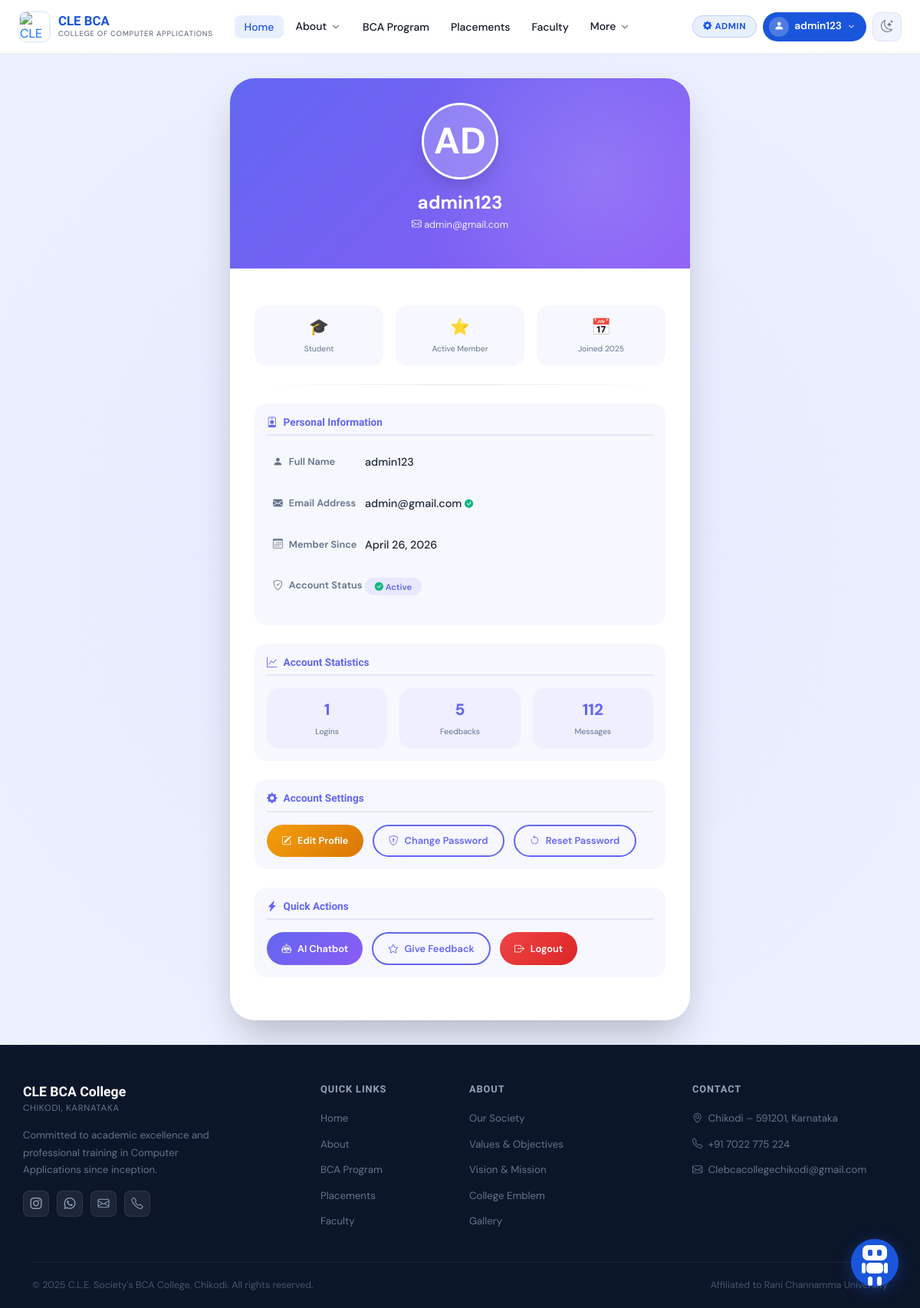
Page /profile/ (signed in) on the committed database.
### myapp/models.py (models this page shows, shortened)
class CustomUser(AbstractBaseUser, PermissionsMixin):
    GENDER_CHOICES = [
        ('male',   'Male'),
        ('female', 'Female'),
        ('other',  'Other'),
    ]
    email    = models.EmailField(unique=True)
    username = models.CharField(max_length=150, unique=True, blank=True)
    name     = models.CharField(max_length=100)
    contact = models.CharField(max_length=15, blank=True, null=True)
    age     = models.PositiveIntegerField(null=True, blank=True)
    gender  = models.CharField(max_length=10, choices=GENDER_CHOICES, blank=True, null=True)
    is_active    = models.BooleanField(default=True)
    is_staff     = models.BooleanField(default=False)
    is_admin     = models.BooleanField(default=False)
    date_joined  = models.DateTimeField(default=timezone.now)
    USERNAME_FIELD  = 'email'
    REQUIRED_FIELDS = ['name']
    objects = CustomUserManager()
    class Meta:
        verbose_name        = 'User'
        verbose_name_plural = 'Users'
        ordering            = ['email']

### myapp/views.py (the view)
# urls.py: path('profile/',      profile_view, name='profile'),
@login_required
def profile_view(request):
    return render(request, 'account/profile.html', {'user': request.user})

### templates/account/profile.html (shortened to what this page needs)
{% extends "base.html" %}
{% load static %}
{% block content %}
<div class="profile-wrapper">
    <div class="profile-card">
        <div class="profile-header">
            <div class="avatar-container">
                <div class="profile-avatar">
                    {{ user.name|slice:":1"|upper }}{{ user.name|slice:"1:2"|upper }}
                </div>
            </div>
            <h2>{{ user.name }}</h2>
            <p><i class="bi bi-envelope"></i> {{ user.email }}</p>
        </div>
        <div class="profile-body">
            <div class="stats-row">
                <div class="stat-item">
                    <span class="stat-number">🎓</span>
                    <span class="stat-label">Student</span>
                </div>
                <div class="stat-item">
                    <span class="stat-number">⭐</span>
                    <span class="stat-label">Active Member</span>
                </div>
                <div class="stat-item">
                    <span class="stat-number">📅</span>
                    <span class="stat-label">Joined 2025</span>
                </div>
            </div>
            <div class="divider"></div>
            <div class="info-section">
                <div class="section-title">
                    <i class="bi bi-person-badge"></i>
                    Personal Information
                </div>
                <div class="info-row">
                    <div class="info-label">
                        <i class="bi bi-person-fill"></i> Full Name
                    </div>
                    <div class="info-value">{{ user.name }}</div>
                </div>
                <div class="info-row">
                    <div class="info-label">
                        <i class="bi bi-envelope-fill"></i> Email Address
                    </div>
                    <div class="info-value">
                        {{ user.email }}
                        <i class="bi bi-check-circle-fill" data-bs-toggle="tooltip" title="Verified"></i>
                    </div>
                </div>
                <div class="info-row">
                    <div class="info-label">
                        <i class="bi bi-calendar3"></i> Member Since
                    </div>
                    <div class="info-value">{{ user.date_joined|date:"F d, Y" }}</div>
                </div>
                <div class="info-row">
                    <div class="info-label">
                        <i class="bi bi-shield-check"></i> Account Status
                    </div>
                    <div class="info-value">
                        <span class="badge-custom">
                            <i class="bi bi-check-circle-fill"></i> Active
                        </span>
                    </div>
                </div>
            </div>
            <div class="info-section">
                <div class="section-title">
                    <i class="bi bi-graph-up"></i>
                    Account Statistics
                </div>
                <div class="stats-row">
                    <div class="stat-item">
                        <span class="stat-number" id="loginCount">0</span>
                        <span class="stat-label">Logins</span>
                    </div>
                    <div class="stat-item">
                        <span class="stat-number" id="feedbackCount">0</span>
                        <span class="stat-label">Feedbacks</span>
                    </div>
                    <div class="stat-item">
                        <span class="stat-number" id="chatCount">0</span>
                        <span class="stat-label">Messages</span>
                    </div>
                </div>
            </div>
            <div class="info-section">
                <div class="section-title">
                    <i class="bi bi-gear-fill"></i>
                    Account Settings
                </div>
                <div class="button-group">
                    <a href="{% url 'edit_profile' %}" class="btn-custom btn-warning-custom">
                        <i class="bi bi-pencil-square"></i> Edit Profile
                    </a>
                    <a href="{% url 'change_password' %}" class="btn-custom btn-outline-custom">
                        <i class="bi bi-shield-lock"></i> Change Password
                    </a>
                    <a href="{% url 'password_reset' %}" class="btn-custom btn-outline-custom">
                        <i class="bi bi-arrow-counterclockwise"></i> Reset Password
                    </a>
                </div>
            </div>
            <div class="info-section">
                <div class="section-title">
                    <i class="bi bi-lightning-charge-fill"></i>
                    Quick Actions
                </div>
                <div class="button-group">
                    <a href="{% url 'dashboard' %}" class="btn-custom btn-primary-custom">
                        <i class="bi bi-robot"></i> AI Chatbot
                    </a>
                    <a href="{% url 'feedback' %}" class="btn-custom btn-outline-custom">
                        <i class="bi bi-star"></i> Give Feedback
                    </a>
                    <a href="#" class="btn-custom btn-danger-custom" id="logoutBtn">
                        <i class="bi bi-box-arrow-right"></i> Logout
                    </a>
                </div>
            </div>
        </div>
    </div>
</div>
{% endblock %}

### templates/base.html (shortened to what this page needs)
{% load static %}
<!doctype html>
<html lang="en">
<head>
<link href="https://cdn.jsdelivr.net/npm/bootstrap@5.3.3/dist/css/bootstrap.min.css" rel="stylesheet">
<link href="https://cdn.jsdelivr.net/npm/bootstrap-icons@1.11.3/font/bootstrap-icons.min.css" rel="stylesheet">
</head>
<body>
<nav class="cle-nav" id="cleNav" role="navigation" aria-label="Main navigation">
  <div class="cle-inner">
    <a class="cle-brand" href="/">
      <img src="https://encrypted-tbn0.gstatic.com/images?q=tbn:ANd9GcQ-Mlf3YXyj75CrbbX2So62rxl5jZz4C4YA_A&s"
           alt="CLE BCA Logo" class="cle-brand__logo" width="42" height="42">
      <div>
        <div class="cle-brand__name">CLE BCA</div>
        <div class="cle-brand__sub">College of Computer Applications</div>
      </div>
    </a>
    <ul class="cle-links" role="list">
      <li><a href="/" class="cle-link active">Home</a></li>
      <li class="cle-dd" id="dd-about">
        <button class="cle-dd__btn" aria-haspopup="true" aria-expanded="false" aria-controls="menu-about">
          About
          <svg class="cle-chevron" viewBox="0 0 16 16" fill="none" aria-hidden="true">
            <path d="M4 6l4 4 4-4" stroke="currentColor" stroke-width="1.8" stroke-linecap="round" stroke-linejoin="round"/>
          </svg>
        </button>
      </li>
      <li><a href="/#program" class="cle-link">BCA Program</a></li>
      <li><a href="/#placements" class="cle-link">Placements</a></li>
      <li><a href="#faculty" class="cle-link">Faculty</a></li>
      <li class="cle-dd" id="dd-more">
        <button class="cle-dd__btn" aria-haspopup="true" aria-expanded="false" aria-controls="menu-more">
          More
          <svg class="cle-chevron" viewBox="0 0 16 16" fill="none" aria-hidden="true">
            <path d="M4 6l4 4 4-4" stroke="currentColor" stroke-width="1.8" stroke-linecap="round" stroke-linejoin="round"/>
          </svg>
        </button>
      </li>
    </ul>
    <div class="cle-controls">
      {% if user.is_staff %}
      <a href="/admin/" class="cle-admin-badge">
        <i class="bi bi-gear-fill"></i> Admin
      </a>
      {% endif %}
      <div class="cle-dd cle-dd--right" id="dd-account">
        <button class="cle-acct-btn" aria-haspopup="true" aria-expanded="false" aria-controls="menu-account">
          <span class="av"><i class="bi bi-person-fill"></i></span>
          <span class="cle-uname">
            {% if user.is_authenticated %}{{ user.name|default:user.email }}{% else %}Account{% endif %}
          </span>
          <svg style="width:11px;height:11px;opacity:0.7;" viewBox="0 0 16 16" fill="none" aria-hidden="true">
            <path d="M4 6l4 4 4-4" stroke="currentColor" stroke-width="2" stroke-linecap="round" stroke-linejoin="round"/>
          </svg>
        </button>
      </div>
      <button class="cle-icon-btn" id="themeToggle" aria-label="Toggle dark mode" type="button">
        <i class="bi bi-moon-stars" id="themeIcon"></i>
      </button>
    </div>
  </div>
</nav>
{% block content %}{% endblock %}
<footer class="site-footer">
  <div class="container footer-top">
    <div class="row g-4">
      <div class="col-lg-4 col-md-6">
        <div class="footer-brand">
          <div class="footer-brand__name">CLE BCA College</div>
          <div class="footer-brand__sub">Chikodi, Karnataka</div>
        </div>
        <p class="footer-desc">Committed to academic excellence and professional training in Computer Applications since inception.</p>
        <div class="footer-social mt-3">
          <a href="https://www.instagram.com/" target="_blank" title="Instagram"><i class="bi bi-instagram"></i></a>
          <a href="https://wa.me/917022775224" target="_blank" title="WhatsApp"><i class="bi bi-whatsapp"></i></a>
          <a href="mailto:Clebcacollegechikodi@gmail.com" title="Email"><i class="bi bi-envelope"></i></a>
          <a href="tel:+917022775224" title="Phone"><i class="bi bi-telephone"></i></a>
        </div>
      </div>
      <div class="col-lg-2 col-md-6 col-6">
        <div class="footer-heading">Quick Links</div>
        <ul class="footer-links">
          <li><a href="/">Home</a></li>
          <li><a href="/#about">About</a></li>
          <li><a href="/#program">BCA Program</a></li>
          <li><a href="/#placements">Placements</a></li>
          <li><a href="#faculty">Faculty</a></li>
        </ul>
      </div>
      <div class="col-lg-3 col-md-6 col-6">
        <div class="footer-heading">About</div>
        <ul class="footer-links">
          <li><a href="{% url 'our_society_and_institution' %}">Our Society</a></li>
          <li><a href="{% url 'values_objectives' %}">Values &amp; Objectives</a></li>
          <li><a href="{% url 'vision_mission' %}">Vision &amp; Mission</a></li>
          <li><a href="{% url 'college_emblem' %}">College Emblem</a></li>
          <li><a href="{% url 'gallery' %}">Gallery</a></li>
        </ul>
      </div>
      <div class="col-lg-3 col-md-6">
        <div class="footer-heading">Contact</div>
        <ul class="footer-links">
          <li><a href="https://www.google.com/maps/place/CLE+Degree+College+Chikkodi/" target="_blank">
            <i class="bi bi-geo-alt me-1"></i> Chikodi – 591201, Karnataka
          </a></li>
          <li><a href="tel:+917022775224"><i class="bi bi-telephone me-1"></i> +91 7022 775 224</a></li>
          <li><a href="mailto:Clebcacollegechikodi@gmail.com"><i class="bi bi-envelope me-1"></i> Clebcacollegechikodi@gmail.com</a></li>
        </ul>
      </div>
    </div>
  </div>
  <div class="container">
    <div class="footer-bottom">
      <span>© 2025 C.L.E. Society's BCA College, Chikodi. All rights reserved.</span>
      <span>Affiliated to Rani Channamma University</span>
    </div>
  </div>
</footer>
<a href="{% url 'dashboard' %}" class="chatbot-float" title="Chat with AI Bot">
  <div class="robot">
    <div class="robot-head">
      <div class="robot-eyes"><span></span><span></span></div>
    </div>
    <div class="robot-body">
      <div class="arm arm-left"></div>
      <div class="arm arm-right"></div>
    </div>
    <div class="legs"><div class="leg"></div><div class="leg"></div></div>
  </div>
</a>
</body>
</html>

### rows in the picture
CustomUser: name "admin123", name "A", name "D", email "admin@gmail.com", date_joined "April 26, 2026"
